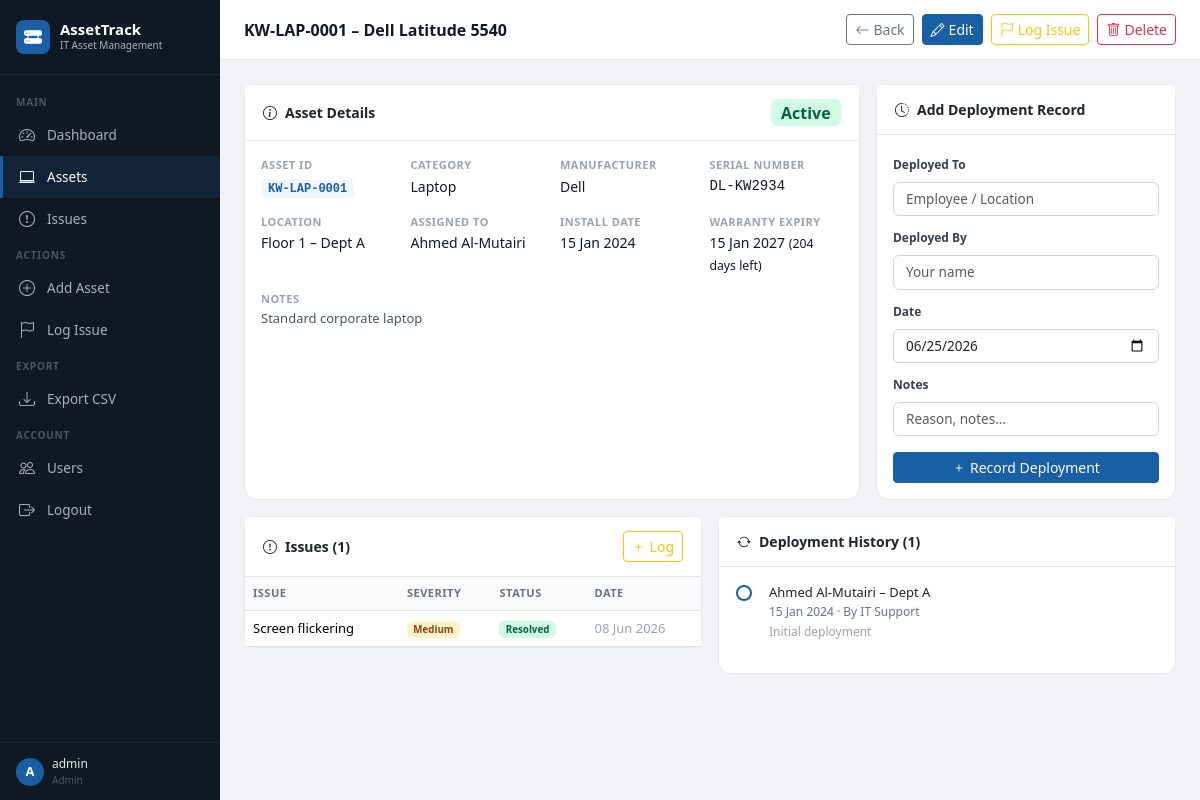
Page /assets/KW-LAP-0001 (signed in) on the committed database.
### tables this page shows
CREATE TABLE users (
            id INTEGER PRIMARY KEY AUTOINCREMENT,
            username TEXT UNIQUE NOT NULL,
            password TEXT NOT NULL,
            role TEXT DEFAULT 'viewer',
            created_at TEXT DEFAULT (datetime('now'))
        );

CREATE TABLE assets (
            id INTEGER PRIMARY KEY AUTOINCREMENT,
            asset_id TEXT UNIQUE NOT NULL,
            name TEXT NOT NULL,
            category TEXT NOT NULL,
            manufacturer TEXT,
            serial_number TEXT,
            location TEXT,
            assigned_to TEXT,
            install_date TEXT,
            warranty_expiry TEXT,
            status TEXT DEFAULT 'Active',
            notes TEXT,
            created_at TEXT DEFAULT (datetime('now'))
        );

CREATE TABLE issues (
            id INTEGER PRIMARY KEY AUTOINCREMENT,
            asset_id TEXT NOT NULL,
            title TEXT NOT NULL,
            description TEXT,
            severity TEXT DEFAULT 'Medium',
            status TEXT DEFAULT 'Open',
            reported_by TEXT,
            reported_date TEXT,
            resolved_date TEXT,
            resolution_notes TEXT,
            created_at TEXT DEFAULT (datetime('now')),
            FOREIGN KEY (asset_id) REFERENCES assets(asset_id)
        );

CREATE TABLE deployments (
            id INTEGER PRIMARY KEY AUTOINCREMENT,
            asset_id TEXT NOT NULL,
            deployed_to TEXT NOT NULL,
            deployed_by TEXT,
            deploy_date TEXT,
            return_date TEXT,
            notes TEXT,
            created_at TEXT DEFAULT (datetime('now')),
            FOREIGN KEY (asset_id) REFERENCES assets(asset_id)
        );

### app.py (the view)
@app.route('/assets/<asset_id>')
@login_required
def asset_detail(asset_id):
    conn = get_db()
    c = conn.cursor()
    c.execute("SELECT * FROM assets WHERE asset_id=?", (asset_id,))
    asset = c.fetchone()
    if not asset:
        flash('Asset not found.', 'error')
        return redirect(url_for('assets'))
    c.execute("SELECT * FROM issues WHERE asset_id=? ORDER BY created_at DESC", (asset_id,))
    issues = c.fetchall()
    c.execute("SELECT * FROM deployments WHERE asset_id=? ORDER BY deploy_date DESC", (asset_id,))
    deployments = c.fetchall()
    conn.close()
    return render_template('asset_detail.html',
        asset=asset, issues=issues, deployments=deployments,
        format_date=format_date, days_until=days_until
    )

### templates/asset_detail.html (shortened to what this page needs)
{% extends "base.html" %}
{% block page_title %}{{ asset['asset_id'] }} – {{ asset['name'] }}{% endblock %}
{% block topbar_actions %}
<a href="{{ url_for('assets') }}" class="btn btn-outline-secondary btn-sm"><i class="bi bi-arrow-left me-1"></i>Back</a>
<a href="{{ url_for('edit_asset', asset_id=asset['asset_id']) }}" class="btn btn-primary btn-sm"><i class="bi bi-pencil me-1"></i>Edit</a>
<a href="{{ url_for('add_issue') }}?asset_id={{ asset['asset_id'] }}" class="btn btn-outline-warning btn-sm"><i class="bi bi-flag me-1"></i>Log Issue</a>
<form method="post" action="{{ url_for('delete_asset', asset_id=asset['asset_id']) }}" class="d-inline" onsubmit="return confirm('Are you sure you want to delete {{ asset['asset_id'] }}? This action cannot be undone.')">
    <button type="submit" class="btn btn-outline-danger btn-sm"><i class="bi bi-trash me-1"></i>Delete</button>
</form>
{% endblock %}
{% block content %}
{% set days = days_until(asset['warranty_expiry']) %}
<div class="row g-3 mb-3">
    <div class="col-md-8">
        <div class="card h-100">
            <div class="card-header d-flex align-items-center justify-content-between">
                <span><i class="bi bi-info-circle me-2"></i>Asset Details</span>
                <span class="badge badge-{{ asset['status']|lower|replace(' ','') }} fs-6">{{ asset['status'] }}</span>
            </div>
            <div class="card-body">
                <div class="row g-3">
                    <div class="col-6 col-md-3">
                        <div class="detail-label">Asset ID</div>
                        <div class="detail-value"><span class="asset-id">{{ asset['asset_id'] }}</span></div>
                    </div>
                    <div class="col-6 col-md-3">
                        <div class="detail-label">Category</div>
                        <div class="detail-value">{{ asset['category'] }}</div>
                    </div>
                    <div class="col-6 col-md-3">
                        <div class="detail-label">Manufacturer</div>
                        <div class="detail-value">{{ asset['manufacturer'] or '—' }}</div>
                    </div>
                    <div class="col-6 col-md-3">
                        <div class="detail-label">Serial Number</div>
                        <div class="detail-value" style="font-family:monospace">{{ asset['serial_number'] or '—' }}</div>
                    </div>
                    <div class="col-6 col-md-3">
                        <div class="detail-label">Location</div>
                        <div class="detail-value">{{ asset['location'] or '—' }}</div>
                    </div>
                    <div class="col-6 col-md-3">
                        <div class="detail-label">Assigned To</div>
                        <div class="detail-value">{{ asset['assigned_to'] or '—' }}</div>
                    </div>
                    <div class="col-6 col-md-3">
                        <div class="detail-label">Install Date</div>
                        <div class="detail-value">{{ format_date(asset['install_date']) }}</div>
                    </div>
                    <div class="col-6 col-md-3">
                        <div class="detail-label">Warranty Expiry</div>
                        <div class="detail-value {{ 'warranty-expired' if days is not none and days < 0 else 'warranty-warn' if days is not none and days < 60 else 'warranty-ok' if days is not none else '' }}">
                            {{ format_date(asset['warranty_expiry']) }}
                            {% if days is not none %}
                                <small>({% if days < 0 %}Expired {{ (-days) }}d ago{% elif days == 0 %}Expires today!{% else %}{{ days }} days left{% endif %})</small>
                            {% endif %}
                        </div>
                    </div>
                    {% if asset['notes'] %}
                    <div class="col-12">
                        <div class="detail-label">Notes</div>
                        <div class="detail-value" style="color:#4b5563; font-size:13px">{{ asset['notes'] }}</div>
                    </div>
                    {% endif %}
                </div>
            </div>
        </div>
    </div>
    <div class="col-md-4">
        <div class="card h-100">
            <div class="card-header"><i class="bi bi-clock-history me-2"></i>Add Deployment Record</div>
            <div class="card-body">
                <form method="post" action="{{ url_for('add_deployment') }}">
                    <div class="mb-2">
                        <label class="form-label">Deployed To</label>
                        <input type="text" name="deployed_to" class="form-control" placeholder="Employee / Location" required>
                    </div>
                    <div class="mb-2">
                        <label class="form-label">Deployed By</label>
                        <input type="text" name="deployed_by" class="form-control" placeholder="Your name">
                    </div>
                    <div class="mb-2">
                        <label class="form-label">Date</label>
                        <input type="date" name="deploy_date" class="form-control" value="{{ today }}">
                    </div>
                    <div class="mb-3">
                        <label class="form-label">Notes</label>
                        <input type="text" name="notes" class="form-control" placeholder="Reason, notes...">
                    </div>
                    <button type="submit" class="btn btn-primary btn-sm w-100"><i class="bi bi-plus me-1"></i>Record Deployment</button>
                </form>
            </div>
        </div>
    </div>
</div>
<div class="row g-3">
    <div class="col-md-6">
        <div class="card">
            <div class="card-header d-flex align-items-center justify-content-between">
                <span><i class="bi bi-exclamation-circle me-2"></i>Issues ({{ issues|length }})</span>
                <a href="{{ url_for('add_issue') }}?asset_id={{ asset['asset_id'] }}" class="btn btn-sm btn-outline-warning"><i class="bi bi-plus me-1"></i>Log</a>
            </div>
            <div class="card-body p-0">
                {% if issues %}
                <table class="table table-hover mb-0" style="font-size:13px">
                    <thead><tr><th>Issue</th><th>Severity</th><th>Status</th><th>Date</th></tr></thead>
                    <tbody>
                    {% for issue in issues %}
                    <tr>
                        <td>{{ issue['title'] }}</td>
                        <td><span class="badge badge-{{ issue['severity']|lower }}">{{ issue['severity'] }}</span></td>
                        <td><span class="badge badge-{{ issue['status']|lower|replace(' ','') }}">{{ issue['status'] }}</span></td>
                        <td style="color:#9ca3af">{{ format_date(issue['reported_date']) }}</td>
                    </tr>
                    {% endfor %}
                    </tbody>
                </table>
                {% else %}
                <div class="empty-state"><i class="bi bi-check-all"></i>No issues reported</div>
                {% endif %}
            </div>
        </div>
    </div>
    <div class="col-md-6">
        <div class="card">
            <div class="card-header"><i class="bi bi-arrow-repeat me-2"></i>Deployment History ({{ deployments|length }})</div>
            <div class="card-body">
                {% if deployments %}
                {% for d in deployments %}
                <div class="timeline-item">
                    <div class="timeline-dot"></div>
                    <div style="font-size:13px; font-weight:500">{{ d['deployed_to'] }}</div>
                    <div style="font-size:12px; color:#6b7280">
                        {{ format_date(d['deploy_date']) }}
                        {% if d['deployed_by'] %} · By {{ d['deployed_by'] }}{% endif %}
                    </div>
                    {% if d['notes'] %}<div style="font-size:12px; color:#9ca3af; margin-top:2px">{{ d['notes'] }}</div>{% endif %}
                </div>
                {% endfor %}
                {% else %}
                <div class="empty-state"><i class="bi bi-inbox"></i>No deployment records yet</div>
                {% endif %}
            </div>
        </div>
    </div>
</div>
{% endblock %}

### templates/base.html (shortened to what this page needs)
<!DOCTYPE html>
<html lang="en">
<head>
    <link href="https://cdn.jsdelivr.net/npm/bootstrap@5.3.2/dist/css/bootstrap.min.css" rel="stylesheet">
    <link href="https://cdn.jsdelivr.net/npm/bootstrap-icons@1.11.3/font/bootstrap-icons.min.css" rel="stylesheet">
</head>
<body>
<aside class="sidebar">
    <div class="sidebar-logo">
        <div class="logo-icon"><i class="bi bi-hdd-rack-fill"></i></div>
        <div>
            <div class="logo-text">AssetTrack</div>
            <div class="logo-sub">IT Asset Management</div>
        </div>
    </div>
    <nav class="sidebar-nav">
        <div class="sidebar-section">Main</div>
        <div class="nav-item">
            <a href="{{ url_for('dashboard') }}" class="{{ 'active' if request.endpoint == 'dashboard' }}">
                <i class="bi bi-speedometer2"></i> Dashboard
            </a>
        </div>
        <div class="nav-item">
            <a href="{{ url_for('assets') }}" class="{{ 'active' if request.endpoint in ['assets','asset_detail','add_asset','edit_asset'] }}">
                <i class="bi bi-laptop"></i> Assets
            </a>
        </div>
        <div class="nav-item">
            <a href="{{ url_for('issues') }}" class="{{ 'active' if request.endpoint in ['issues','add_issue'] }}">
                <i class="bi bi-exclamation-circle"></i> Issues
            </a>
        </div>
        <div class="sidebar-section">Actions</div>
        <div class="nav-item">
            <a href="{{ url_for('add_asset') }}" class="{{ 'active' if request.endpoint == 'add_asset' }}">
                <i class="bi bi-plus-circle"></i> Add Asset
            </a>
        </div>
        <div class="nav-item">
            <a href="{{ url_for('add_issue') }}">
                <i class="bi bi-flag"></i> Log Issue
            </a>
        </div>
        <div class="sidebar-section">Export</div>
        <div class="nav-item">
            <a href="{{ url_for('export_csv') }}">
                <i class="bi bi-download"></i> Export CSV
            </a>
        </div>
        <div class="sidebar-section">Account</div>
        <div class="nav-item">
            <a href="{{ url_for('users_list') }}" class="{{ 'active' if request.endpoint == 'users_list' }}">
                <i class="bi bi-people"></i> Users
            </a>
        </div>
        <div class="nav-item">
            <a href="{{ url_for('logout') }}">
                <i class="bi bi-box-arrow-right"></i> Logout
            </a>
        </div>
    </nav>
    <div style="padding: 12px 16px; border-top: 1px solid rgba(255,255,255,0.07); display:flex; align-items:center; gap:8px;">
        <div style="width:28px; height:28px; background:#185FA5; border-radius:50%; display:flex; align-items:center; justify-content:center; font-size:13px; color:#fff; font-weight:600;">
            {{ current_user.username[0].upper() if current_user.is_authenticated else '?' }}
        </div>
        <div>
            <div style="font-size:12px; color:#e5e7eb; font-weight:500;">{{ current_user.username if current_user.is_authenticated }}</div>
            <div style="font-size:10px; color:#4a5568;">{{ current_user.role.title() if current_user.is_authenticated }}</div>
        </div>
    </div>
</aside>
<main class="main-content">
    <div class="topbar">
        <div class="topbar-title">{% block page_title %}AssetTrack{% endblock %}</div>
        <div class="topbar-actions">{% block topbar_actions %}{% endblock %}</div>
    </div>
    <div class="page-body">
        {% block content %}{% endblock %}
    </div>
</main>
</body>
</html>

### rows in the picture
users: username "A", username "admin", role "Admin"
assets: asset_id "KW-LAP-0001", name "Dell Latitude 5540", status "Active", category "Laptop", manufacturer "Dell", serial_number "DL-KW2934", location "Floor 1 – Dept A", assigned_to "Ahmed Al-Mutairi", install_date "15 Jan 2024", warranty_expiry "15 Jan 2027", notes "Standard corporate laptop"
issues: title "Screen flickering", severity "Medium", status "Resolved", reported_date "08 Jun 2026"
deployments: deployed_to "Ahmed Al-Mutairi – Dept A", deploy_date "15 Jan 2024", deployed_by "IT Support", notes "Initial deployment"

### other values in the picture
{{ days }} "204"
{{ issues|length }} "1"
{{ deployments|length }} "1"
